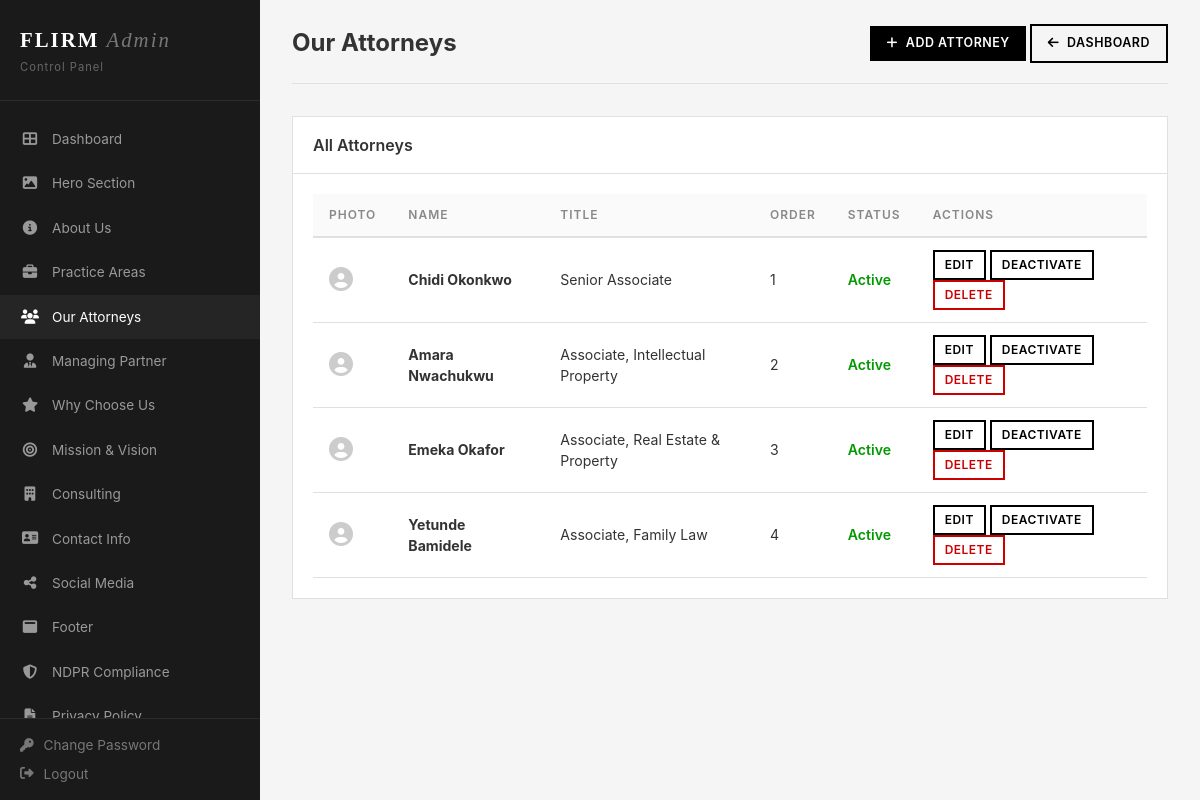
Screenshot of /admin/attorneys.php (signed in) with the database file from the repository.
### tables this page shows
CREATE TABLE attorneys (
    id INT PRIMARY KEY AUTO_INCREMENT,
    name VARCHAR(255) NOT NULL,
    title VARCHAR(255) NOT NULL,
    short_bio TEXT,
    bio TEXT,
    image_url VARCHAR(255),
    display_order INT DEFAULT 0,
    is_active TINYINT(1) DEFAULT 1,
    created_at TIMESTAMP DEFAULT CURRENT_TIMESTAMP
);

### includes/db.php (called while the page is built, shortened)
<?php
class Database {
    private static $instance = null;
    private $conn;
    private function __construct() {
        try {
            $this->conn = new mysqli(DB_HOST, DB_USER, DB_PASS, DB_NAME);
            $this->conn->set_charset('utf8mb4');
        } catch (Throwable $e) {
            http_response_code(500);
            die('Database connection failed: ' . htmlspecialchars($e->getMessage()));
        }
    }
    public static function getInstance() {
        if (self::$instance === null) {
            self::$instance = new self();
        }
        return self::$instance;
    }
    public function query($sql) {
        return $this->conn->query($sql);
    }
    public function fetchAll($sql) {
        $result = $this->query($sql);
        $data = [];
        if ($result && $result->num_rows > 0) {
            while ($row = $result->fetch_assoc()) {
                $data[] = $row;
            }
        }
        return $data;
    }
}

### admin/attorneys.php (the view, shortened to what this page needs)
<?php require_once 'header.php'; ?>
<?php
$db = Database::getInstance();
$attorneys = $db->fetchAll("SELECT * FROM attorneys ORDER BY display_order ASC");
?>
<div class="admin-header">
    <h1>Our Attorneys</h1>
    <div>
        <a href="attorneys-form.php" class="btn btn-black btn-sm"><i class="fas fa-plus"></i> Add Attorney</a>
        <a href="dashboard.php" class="btn btn-outline btn-sm"><i class="fas fa-arrow-left"></i> Dashboard</a>
    </div>
</div>
<div class="card">
    <div class="card-header"><h3>All Attorneys</h3></div>
    <div class="card-body">
        <?php if (empty($attorneys)): ?>
        <p style="color:#888;text-align:center;padding:20px;">No attorneys yet. <a href="attorneys-form.php">Add one</a>.</p>
        <?php else: ?>
        <div class="table-wrap">
            <table>
                <thead>
                    <tr>
                        <th>Photo</th>
                        <th>Name</th>
                        <th>Title</th>
                        <th>Order</th>
                        <th>Status</th>
                        <th>Actions</th>
                    </tr>
                </thead>
                <tbody>
                    <?php foreach ($attorneys as $att): ?>
                    <tr>
                        <td>
                            <?php if (!empty($att['image_url']) && file_exists(dirname(__DIR__) . '/' . $att['image_url'])): ?>
                            <img src="../<?= htmlspecialchars($att['image_url']) ?>" style="width:40px;height:40px;border-radius:50%;object-fit:cover;">
                            <?php else: ?>
                            <i class="fas fa-user-circle" style="font-size:1.5rem;color:#ccc;"></i>
                            <?php endif; ?>
                        </td>
                        <td><strong><?= htmlspecialchars($att['name']) ?></strong></td>
                        <td><?= htmlspecialchars($att['title']) ?></td>
                        <td><?= $att['display_order'] ?></td>
                        <td><?= $att['is_active'] ? '<span style="color:#090;font-weight:600;">Active</span>' : '<span style="color:#999;">Inactive</span>' ?></td>
                        <td>
                            <a href="attorneys-form.php?id=<?= $att['id'] ?>" class="btn btn-sm btn-outline" style="padding:4px 10px;font-size:0.75rem;">Edit</a>
                            <a href="attorneys.php?toggle=<?= $att['id'] ?>" class="btn btn-sm btn-outline" style="padding:4px 10px;font-size:0.75rem;"><?= $att['is_active'] ? 'Deactivate' : 'Activate' ?></a>
                            <a href="attorneys.php?delete=<?= $att['id'] ?>" class="btn btn-sm btn-outline" style="padding:4px 10px;font-size:0.75rem;border-color:#c00;color:#c00;" onclick="return confirm('Delete this attorney?')">Delete</a>
                        </td>
                    </tr>
                    <?php endforeach; ?>
                </tbody>
            </table>
        </div>
        <?php endif; ?>
    </div>
</div>
<?php require_once 'footer.php'; ?>

### admin/css/admin.css (style rules this page uses)
:root { --admin-black: #111; --admin-white: #fff; --admin-gray: #f5f5f5; --admin-border: #e0e0e0; --admin-text: #333; --admin-muted: #888; --admin-sidebar: #1a1a1a; }
* { margin: 0; padding: 0; box-sizing: border-box; }
body { font-family: -apple-system, BlinkMacSystemFont, 'Segoe UI', Roboto, sans-serif; background: var(--admin-gray); color: var(--admin-text); font-size: 14px; line-height: 1.5; }
a { color: inherit; text-decoration: none; }
.btn { display: inline-flex; align-items: center; gap: 8px; padding: 12px 28px; font-size: 0.85rem; font-weight: 600; letter-spacing: 0.5px; text-transform: uppercase; border: none; cursor: pointer; transition: all 0.3s; }
.btn-black { background: #000; color: #fff; }
.btn-outline { background: transparent; border: 2px solid #000; color: #000; }
.btn-sm { padding: 8px 16px; font-size: 0.78rem; }
.admin-header { display: flex; align-items: center; justify-content: space-between; margin-bottom: 32px; padding-bottom: 20px; border-bottom: 1px solid var(--admin-border); }
.admin-header h1 { font-size: 1.5rem; font-weight: 700; }
.card { background: #fff; border: 1px solid var(--admin-border); margin-bottom: 24px; }
.card-header { padding: 16px 20px; border-bottom: 1px solid var(--admin-border); display: flex; align-items: center; justify-content: space-between; }
.card-header h3 { font-size: 1rem; font-weight: 600; }
.card-body { padding: 20px; }
.table-wrap { overflow-x: auto; }
table { width: 100%; border-collapse: collapse; }
table th { text-align: left; padding: 12px 16px; font-size: 0.75rem; font-weight: 600; text-transform: uppercase; letter-spacing: 1px; color: #888; border-bottom: 2px solid var(--admin-border); background: #fafafa; }
table td { padding: 12px 16px; font-size: 0.88rem; border-bottom: 1px solid var(--admin-border); vertical-align: middle; }

### rows the page displays
attorneys: name "Chidi Okonkwo", title "Senior Associate", display_order "1", is_active "Active"
attorneys: name "Amara Nwachukwu", title "Associate, Intellectual Property", display_order "2", is_active "Active"
attorneys: name "Emeka Okafor", title "Associate, Real Estate & Property", display_order "3", is_active "Active"
attorneys: name "Yetunde Bamidele", title "Associate, Family Law", display_order "4", is_active "Active"
